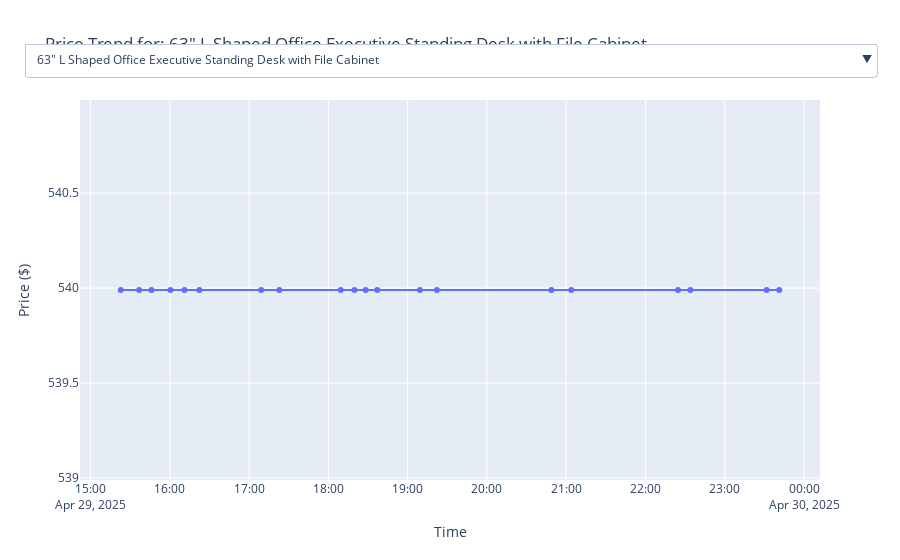

This figure's notebook cell:
### Code cell
import plotly.graph_objects as go

# Step 1: prepare all traces, one for each product
titles = merged_df['title'].dropna().unique()
fig = go.Figure()

for i, title in enumerate(titles):
    product_data = merged_df[merged_df['title'] == title]
    fig.add_trace(go.Scatter(
        x=product_data['timestamp'],
        y=product_data['price'],
        mode='lines+markers',
        name=title,
        visible=(i == 0)  # Only show the first product initially
    ))

# Step 2: Create dropdown menu
dropdown_buttons = [
    dict(
        method="update",
        label=title,
        args=[{"visible": [t == i for t in range(len(titles))]},
              {"title": f"Price Trend for: {title}"}]
    )
    for i, title in enumerate(titles)
]

# Step 3: Update layout with dropdown
fig.update_layout(
    updatemenus=[dict(
        active=0,
        buttons=dropdown_buttons,
        x=0.5,
        xanchor="center",
        y=1.15,
        yanchor="top"
    )],
    title=f"Price Trend for: {titles[0]}",
    xaxis_title="Time",
    yaxis_title="Price ($)",
    hovermode="x unified"
)

fig.show()

### Figure 1 — Plotly figure (JSON) as saved in the notebook; plotly's stock layout.template omitted (floating-point values rounded to 4 significant figures)
{"data": [{"mode": "lines+markers", "name": "63\" L Shaped Office Executive Standing Desk with File Cabinet", "type": "scatter", "visible": true, "x": ["2025-04-29T15:22:54", "2025-04-29T15:36:52", "2025-04-29T15:46:10", "2025-04-29T16:00:31", "2025-04-29T16:11:06", "2025-04-29T16:22:26", "2025-04-29T17:09:09", "2025-04-29T17:22:58", "2025-04-29T18:09:21", "2025-04-29T18:19:47", "2025-04-29T18:28:14", "2025-04-29T18:37:00", "2025-04-29T19:09:16", "2025-04-29T19:22:08", "2025-04-29T20:48:51", "2025-04-29T21:03:52", "2025-04-29T22:24:37", "2025-04-29T22:34:01", "2025-04-29T23:31:42", "2025-04-29T23:41:15"], "y": [540.0, 540.0, 540.0, 540.0, 540.0, 540.0, 540.0, 540.0, 540.0, 540.0, 540.0, 540.0, 540.0, 540.0, 540.0, 540.0, 540.0, 540.0, 540.0, 540.0]}, {"mode": "lines+markers", "name": "Dediu Farmhouse Computer Desk With Charging Station, Wood Corner Desk With Monitor Stand & File Drawer", "type": "scatter", "visible": false, "x": ["2025-04-29T15:23:33", "2025-04-29T15:46:37", "2025-04-29T16:11:39", "2025-04-29T17:09:33", "2025-04-29T18:09:51", "2025-04-29T18:28:44", "2025-04-29T19:09:40", "2025-04-29T20:49:15", "2025-04-29T22:25:00", "2025-04-29T23:32:06"], "y": [260.0, 260.0, 260.0, 260.0, 260.0, 260.0, 260.0, 260.0, 260.0, 260.0]}, {"mode": "lines+markers", "name": "Koree Standing & Height-Adjustable Desks", "type": "scatter", "visible": false, "x": ["2025-04-29T15:24:02", "2025-04-29T15:47:06", "2025-04-29T16:12:12", "2025-04-29T17:10:13", "2025-04-29T18:10:23", "2025-04-29T18:29:30", "2025-04-29T19:10:05", "2025-04-29T20:49:46", "2025-04-29T22:25:36", "2025-04-29T23:32:39"], "y": [null, null, null, null, null, null, null, null, null, null]}, {"mode": "lines+markers", "name": "Caidence Computer Desk", "type": "scatter", "visible": false, "x": ["2025-04-29T15:27:11", "2025-04-29T15:51:57", "2025-04-29T16:16:02", "2025-04-29T17:13:40", "2025-04-29T18:14:05", "2025-04-29T18:31:58", "2025-04-29T19:13:49", "2025-04-29T20:54:27", "2025-04-29T22:28:46", "2025-04-29T23:36:25"], "y": [null, null, null, null, null, null, null, null, null, null]}, {"mode": "lines+markers", "name": "Channay Writing Desk", "type": "scatter", "visible": false, "x": ["2025-04-29T15:32:36", "2025-04-29T15:57:11", "2025-04-29T16:20:23", "2025-04-29T17:18:12", "2025-04-29T18:16:41", "2025-04-29T18:34:51", "2025-04-29T19:17:47", "2025-04-29T20:58:47", "2025-04-29T22:31:50", "2025-04-29T23:38:51"], "y": [null, null, null, null, null, null, null, null, null, null]}, {"mode": "lines+markers", "name": "Luing 59'' Executive Desk with 2 File and Storage Drawers, Computer Writing Desk with Keyboard Tray and 2 Open Compartments for Home Office", "type": "scatter", "visible": false, "x": ["2025-04-29T15:36:28", "2025-04-29T16:00:06", "2025-04-29T16:21:42", "2025-04-29T17:22:38", "2025-04-29T18:19:22", "2025-04-29T18:36:28", "2025-04-29T19:21:41", "2025-04-29T21:03:25", "2025-04-29T22:33:39", "2025-04-29T23:40:44"], "y": [200.0, 200.0, 200.0, 200.0, 200.0, 200.0, 200.0, 200.0, 200.0, 200.0]}, {"mode": "lines+markers", "name": "55'' L Shaped Executive Computer Desk with File&Storage Drawers,Home Office Writing Desk with Monitor Stand and Open Compartments", "type": "scatter", "visible": false, "x": ["2025-04-29T15:41:46", "2025-04-29T16:01:04", "2025-04-29T16:23:00", "2025-04-29T17:23:23", "2025-04-29T18:20:26", "2025-04-29T18:37:27", "2025-04-29T19:22:50", "2025-04-29T21:04:23", "2025-04-29T22:34:34", "2025-04-29T23:41:39"], "y": [163.0, 163.0, 163.0, 163.0, 163.0, 163.0, 163.0, 163.0, 163.0, 163.0]}, {"mode": "lines+markers", "name": "Seila Glass Top Height Adjustable Standing Desk, Computer Desk with Drawer, USB Port and Type-C Port", "type": "scatter", "visible": false, "x": ["2025-04-29T15:44:46", "2025-04-29T16:01:33", "2025-04-29T16:23:27", "2025-04-29T17:23:56", "2025-04-29T18:20:58", "2025-04-29T18:37:47", "2025-04-29T19:23:24", "2025-04-29T21:04:55", "2025-04-29T22:35:03", "2025-04-29T23:42:11"], "y": [310.0, 310.0, 310.0, 310.0, 310.0, 310.0, 310.0, 310.0, 310.0, 310.0]}, {"mode": "lines+markers", "name": "Kristee Adjustable and Movable Overbed Table with Hidden Casters", "type": "scatter", "visible": false, "x": ["2025-04-29T15:45:34", "2025-04-29T16:01:56", "2025-04-29T16:24:24", "2025-04-29T17:24:35", "2025-04-29T18:21:15", "2025-04-29T18:38:12", "2025-04-29T19:24:18", "2025-04-29T21:05:36", "2025-04-29T22:35:27", "2025-04-29T23:42:35"], "y": [79.99, 79.99, 79.99, 79.99, 79.99, 79.99, 79.99, 79.99, 79.99, 79.99]}], "layout": {"hovermode": "x unified", "title": {"text": "Price Trend for: 63\" L Shaped Office Executive Standing Desk with File Cabinet"}, "updatemenus": [{"active": 0, "buttons": [{"args": [{"visible": [true, false, false, false, false, false, false, false, false]}, {"title": "Price Trend for: 63\" L Shaped Office Executive Standing Desk with File Cabinet"}], "label": "63\" L Shaped Office Executive Standing Desk with File Cabinet", "method": "update"}, {"args": [{"visible": [false, true, false, false, false, false, false, false, false]}, {"title": "Price Trend for: Dediu Farmhouse Computer Desk With Charging Station, Wood Corner Desk With Monitor Stand & File Drawer"}], "label": "Dediu Farmhouse Computer Desk With Charging Station, Wood Corner Desk With Monitor Stand & File Drawer", "method": "update"}, {"args": [{"visible": [false, false, true, false, false, false, false, false, false]}, {"title": "Price Trend for: Koree Standing & Height-Adjustable Desks"}], "label": "Koree Standing & Height-Adjustable Desks", "method": "update"}, {"args": [{"visible": [false, false, false, true, false, false, false, false, false]}, {"title": "Price Trend for: Caidence Computer Desk"}], "label": "Caidence Computer Desk", "method": "update"}, {"args": [{"visible": [false, false, false, false, true, false, false, false, false]}, {"title": "Price Trend for: Channay Writing Desk"}], "label": "Channay Writing Desk", "method": "update"}, {"args": [{"visible": [false, false, false, false, false, true, false, false, false]}, {"title": "Price Trend for: Luing 59'' Executive Desk with 2 File and Storage Drawers, Computer Writing Desk with Keyboard Tray and 2 Open Compartments for Home Office"}], "label": "Luing 59'' Executive Desk with 2 File and Storage Drawers, Computer Writing Desk with Keyboard Tray and 2 Open Compartments for Home Office", "method": "update"}, {"args": [{"visible": [false, false, false, false, false, false, true, false, false]}, {"title": "Price Trend for: 55'' L Shaped Executive Computer Desk with File&Storage Drawers,Home Office Writing Desk with Monitor Stand and Open Compartments"}], "label": "55'' L Shaped Executive Computer Desk with File&Storage Drawers,Home Office Writing Desk with Monitor Stand and Open Compartments", "method": "update"}, {"args": [{"visible": [false, false, false, false, false, false, false, true, false]}, {"title": "Price Trend for: Seila Glass Top Height Adjustable Standing Desk, Computer Desk with Drawer, USB Port and Type-C Port"}], "label": "Seila Glass Top Height Adjustable Standing Desk, Computer Desk with Drawer, USB Port and Type-C Port", "method": "update"}, {"args": [{"visible": [false, false, false, false, false, false, false, false, true]}, {"title": "Price Trend for: Kristee Adjustable and Movable Overbed Table with Hidden Casters"}], "label": "Kristee Adjustable and Movable Overbed Table with Hidden Casters", "method": "update"}], "x": 0.5, "xanchor": "center", "y": 1.15, "yanchor": "top"}], "xaxis": {"title": {"text": "Time"}}, "yaxis": {"title": {"text": "Price ($)"}}}}
